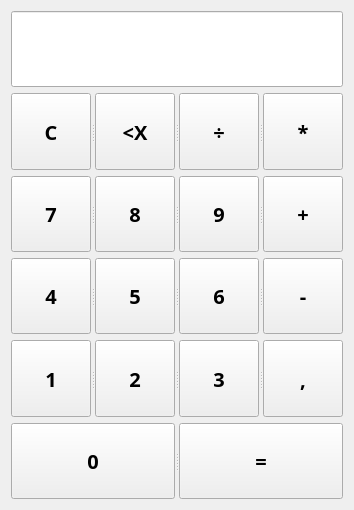
<?xml version="1.0" encoding="UTF-8"?>
<ui version="4.0">
 <class>MainWindow</class>
 <widget class="QMainWindow" name="MainWindow">
  <property name="geometry">
   <rect>
    <x>0</x>
    <y>0</y>
    <width>350</width>
    <height>510</height>
   </rect>
  </property>
  <property name="sizePolicy">
   <sizepolicy hsizetype="Preferred" vsizetype="Ignored">
    <horstretch>0</horstretch>
    <verstretch>0</verstretch>
   </sizepolicy>
  </property>
  <property name="font">
   <font>
    <family>Rekha</family>
   </font>
  </property>
  <property name="windowTitle">
   <string>MainWindow</string>
  </property>
  <widget class="QWidget" name="centralWidget">
   <layout class="QVBoxLayout" name="verticalLayout">
    <item>
     <widget class="QLineEdit" name="lineEdit">
      <property name="sizePolicy">
       <sizepolicy hsizetype="Expanding" vsizetype="Expanding">
        <horstretch>0</horstretch>
        <verstretch>0</verstretch>
       </sizepolicy>
      </property>
      <property name="font">
       <font>
        <family>Serif</family>
        <pointsize>16</pointsize>
        <weight>50</weight>
        <italic>false</italic>
        <bold>false</bold>
       </font>
      </property>
      <property name="layoutDirection">
       <enum>Qt::LeftToRight</enum>
      </property>
     </widget>
    </item>
    <item>
     <widget class="QSplitter" name="splitter_4">
      <property name="sizePolicy">
       <sizepolicy hsizetype="Expanding" vsizetype="Expanding">
        <horstretch>0</horstretch>
        <verstretch>0</verstretch>
       </sizepolicy>
      </property>
      <property name="font">
       <font>
        <family>TakaoPGothic</family>
       </font>
      </property>
      <property name="orientation">
       <enum>Qt::Horizontal</enum>
      </property>
      <widget class="QPushButton" name="pushButton_clear_all">
       <property name="font">
        <font>
         <pointsize>15</pointsize>
         <weight>75</weight>
         <bold>true</bold>
        </font>
       </property>
       <property name="text">
        <string>C</string>
       </property>
      </widget>
      <widget class="QPushButton" name="pushButton_clear_last">
       <property name="font">
        <font>
         <family>TakaoPGothic</family>
         <pointsize>15</pointsize>
         <weight>75</weight>
         <bold>true</bold>
        </font>
       </property>
       <property name="text">
        <string>&lt;X</string>
       </property>
      </widget>
      <widget class="QPushButton" name="pushButton_delete">
       <property name="font">
        <font>
         <pointsize>15</pointsize>
         <weight>75</weight>
         <bold>true</bold>
        </font>
       </property>
       <property name="text">
        <string>÷</string>
       </property>
      </widget>
      <widget class="QPushButton" name="pushButton_multiply">
       <property name="font">
        <font>
         <pointsize>15</pointsize>
         <weight>75</weight>
         <bold>true</bold>
        </font>
       </property>
       <property name="text">
        <string>*</string>
       </property>
       <property name="default">
        <bool>false</bool>
       </property>
      </widget>
     </widget>
    </item>
    <item>
     <widget class="QSplitter" name="splitter_5">
      <property name="sizePolicy">
       <sizepolicy hsizetype="Expanding" vsizetype="Expanding">
        <horstretch>0</horstretch>
        <verstretch>0</verstretch>
       </sizepolicy>
      </property>
      <property name="font">
       <font>
        <family>TakaoPGothic</family>
       </font>
      </property>
      <property name="orientation">
       <enum>Qt::Horizontal</enum>
      </property>
      <widget class="QPushButton" name="pushButton_7">
       <property name="font">
        <font>
         <pointsize>15</pointsize>
         <weight>75</weight>
         <bold>true</bold>
        </font>
       </property>
       <property name="text">
        <string>7</string>
       </property>
      </widget>
      <widget class="QPushButton" name="pushButton_8">
       <property name="font">
        <font>
         <pointsize>15</pointsize>
         <weight>75</weight>
         <bold>true</bold>
        </font>
       </property>
       <property name="text">
        <string>8</string>
       </property>
      </widget>
      <widget class="QPushButton" name="pushButton_9">
       <property name="font">
        <font>
         <pointsize>15</pointsize>
         <weight>75</weight>
         <bold>true</bold>
        </font>
       </property>
       <property name="text">
        <string>9</string>
       </property>
      </widget>
      <widget class="QPushButton" name="pushButton_plus">
       <property name="font">
        <font>
         <pointsize>15</pointsize>
         <weight>75</weight>
         <bold>true</bold>
        </font>
       </property>
       <property name="text">
        <string>+</string>
       </property>
      </widget>
     </widget>
    </item>
    <item>
     <widget class="QSplitter" name="splitter_7">
      <property name="sizePolicy">
       <sizepolicy hsizetype="Expanding" vsizetype="Expanding">
        <horstretch>0</horstretch>
        <verstretch>0</verstretch>
       </sizepolicy>
      </property>
      <property name="font">
       <font>
        <family>TakaoPGothic</family>
       </font>
      </property>
      <property name="orientation">
       <enum>Qt::Horizontal</enum>
      </property>
      <widget class="QPushButton" name="pushButton_4">
       <property name="font">
        <font>
         <pointsize>15</pointsize>
         <weight>75</weight>
         <bold>true</bold>
        </font>
       </property>
       <property name="text">
        <string>4</string>
       </property>
      </widget>
      <widget class="QPushButton" name="pushButton_5">
       <property name="font">
        <font>
         <pointsize>15</pointsize>
         <weight>75</weight>
         <bold>true</bold>
        </font>
       </property>
       <property name="text">
        <string>5</string>
       </property>
      </widget>
      <widget class="QPushButton" name="pushButton_6">
       <property name="font">
        <font>
         <pointsize>15</pointsize>
         <weight>75</weight>
         <bold>true</bold>
        </font>
       </property>
       <property name="text">
        <string>6</string>
       </property>
      </widget>
      <widget class="QPushButton" name="pushButton_minus">
       <property name="font">
        <font>
         <pointsize>15</pointsize>
         <weight>75</weight>
         <bold>true</bold>
        </font>
       </property>
       <property name="text">
        <string>-</string>
       </property>
      </widget>
     </widget>
    </item>
    <item>
     <widget class="QSplitter" name="splitter_6">
      <property name="sizePolicy">
       <sizepolicy hsizetype="Expanding" vsizetype="Expanding">
        <horstretch>0</horstretch>
        <verstretch>0</verstretch>
       </sizepolicy>
      </property>
      <property name="font">
       <font>
        <family>TakaoPGothic</family>
       </font>
      </property>
      <property name="orientation">
       <enum>Qt::Horizontal</enum>
      </property>
      <widget class="QPushButton" name="pushButton_1">
       <property name="font">
        <font>
         <pointsize>15</pointsize>
         <weight>75</weight>
         <bold>true</bold>
        </font>
       </property>
       <property name="text">
        <string>1</string>
       </property>
      </widget>
      <widget class="QPushButton" name="pushButton_2">
       <property name="font">
        <font>
         <pointsize>15</pointsize>
         <weight>75</weight>
         <bold>true</bold>
        </font>
       </property>
       <property name="text">
        <string>2</string>
       </property>
      </widget>
      <widget class="QPushButton" name="pushButton_3">
       <property name="font">
        <font>
         <pointsize>15</pointsize>
         <weight>75</weight>
         <bold>true</bold>
        </font>
       </property>
       <property name="text">
        <string>3</string>
       </property>
      </widget>
      <widget class="QPushButton" name="pushButton_point">
       <property name="font">
        <font>
         <pointsize>15</pointsize>
         <weight>75</weight>
         <bold>true</bold>
        </font>
       </property>
       <property name="text">
        <string>,</string>
       </property>
      </widget>
     </widget>
    </item>
    <item>
     <widget class="QSplitter" name="splitter_8">
      <property name="sizePolicy">
       <sizepolicy hsizetype="Expanding" vsizetype="Expanding">
        <horstretch>0</horstretch>
        <verstretch>0</verstretch>
       </sizepolicy>
      </property>
      <property name="font">
       <font>
        <family>TakaoPGothic</family>
       </font>
      </property>
      <property name="orientation">
       <enum>Qt::Horizontal</enum>
      </property>
      <widget class="QPushButton" name="pushButton_0">
       <property name="font">
        <font>
         <pointsize>15</pointsize>
         <weight>75</weight>
         <bold>true</bold>
        </font>
       </property>
       <property name="text">
        <string>0</string>
       </property>
      </widget>
      <widget class="QPushButton" name="pushButton_result">
       <property name="font">
        <font>
         <pointsize>15</pointsize>
         <weight>75</weight>
         <bold>true</bold>
        </font>
       </property>
       <property name="text">
        <string>=</string>
       </property>
      </widget>
     </widget>
    </item>
   </layout>
  </widget>
 </widget>
 <layoutdefault spacing="6" margin="11"/>
 <tabstops>
  <tabstop>lineEdit</tabstop>
  <tabstop>pushButton_7</tabstop>
  <tabstop>pushButton_multiply</tabstop>
  <tabstop>pushButton_9</tabstop>
  <tabstop>pushButton_clear_last</tabstop>
  <tabstop>pushButton_plus</tabstop>
  <tabstop>pushButton_1</tabstop>
  <tabstop>pushButton_2</tabstop>
  <tabstop>pushButton_3</tabstop>
  <tabstop>pushButton_point</tabstop>
  <tabstop>pushButton_4</tabstop>
  <tabstop>pushButton_5</tabstop>
  <tabstop>pushButton_6</tabstop>
  <tabstop>pushButton_minus</tabstop>
  <tabstop>pushButton_0</tabstop>
  <tabstop>pushButton_result</tabstop>
  <tabstop>pushButton_8</tabstop>
  <tabstop>pushButton_delete</tabstop>
  <tabstop>pushButton_clear_all</tabstop>
 </tabstops>
 <resources/>
 <connections/>
</ui>
